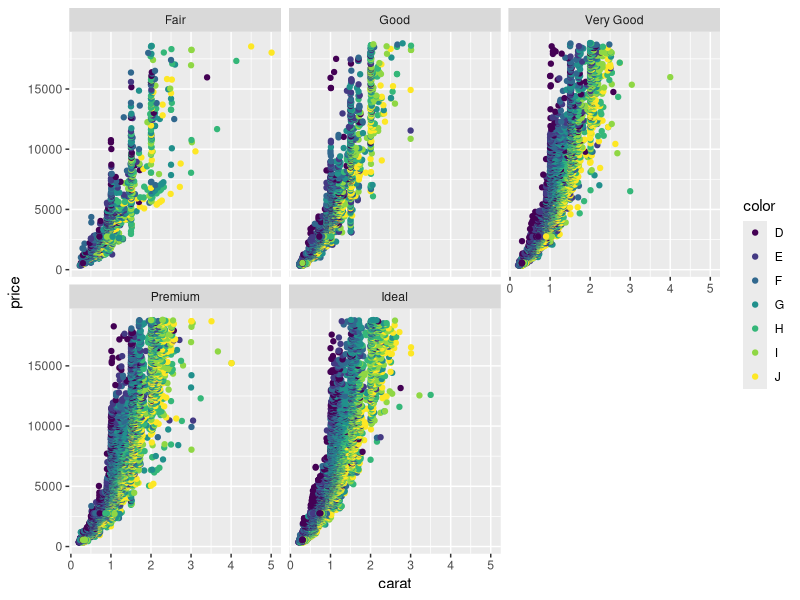
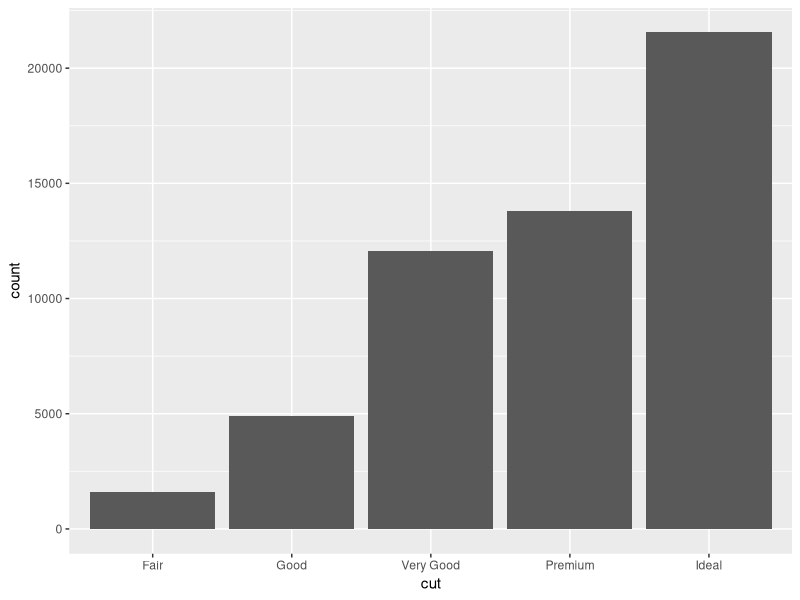
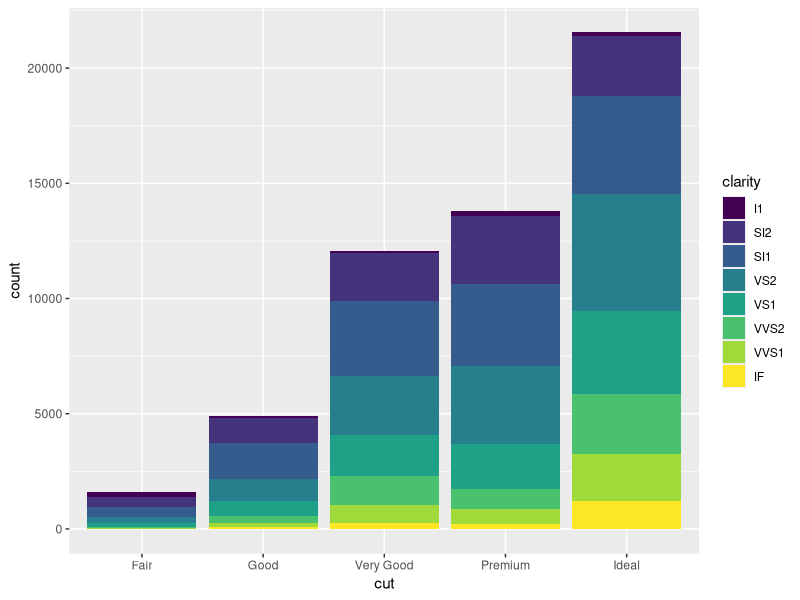
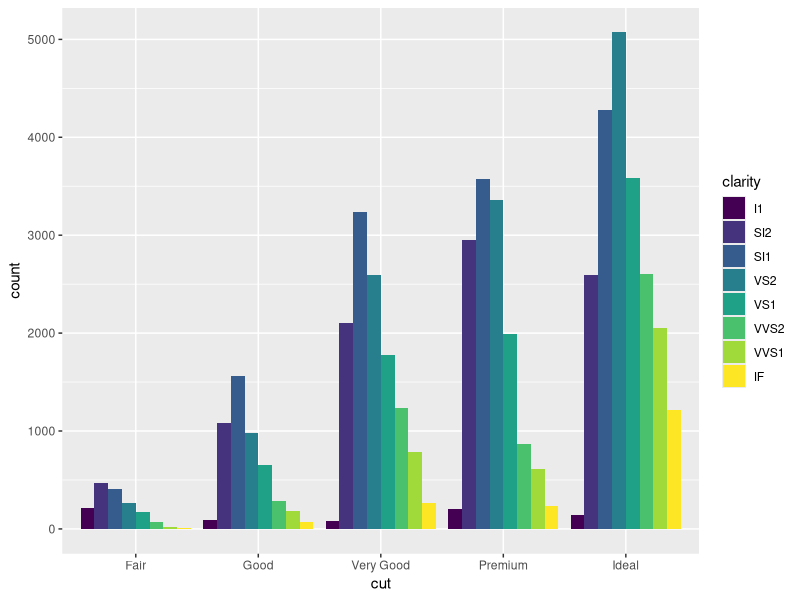
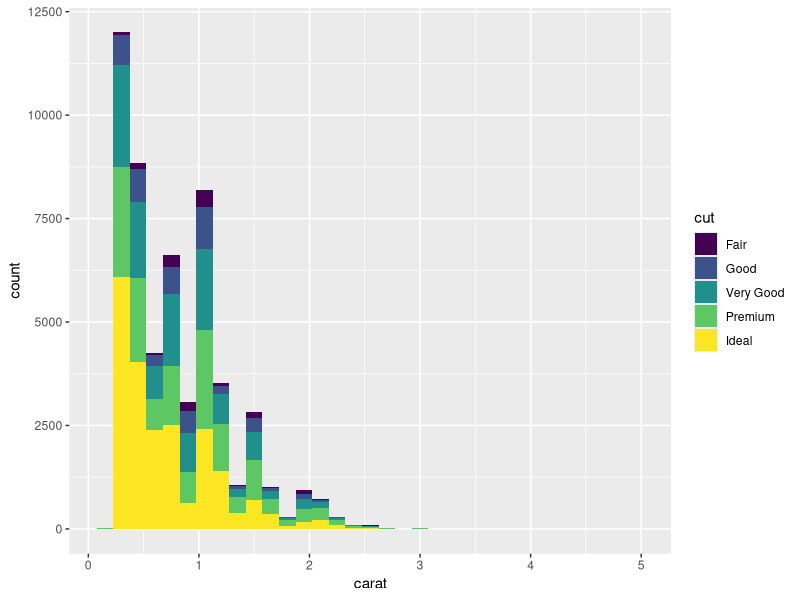
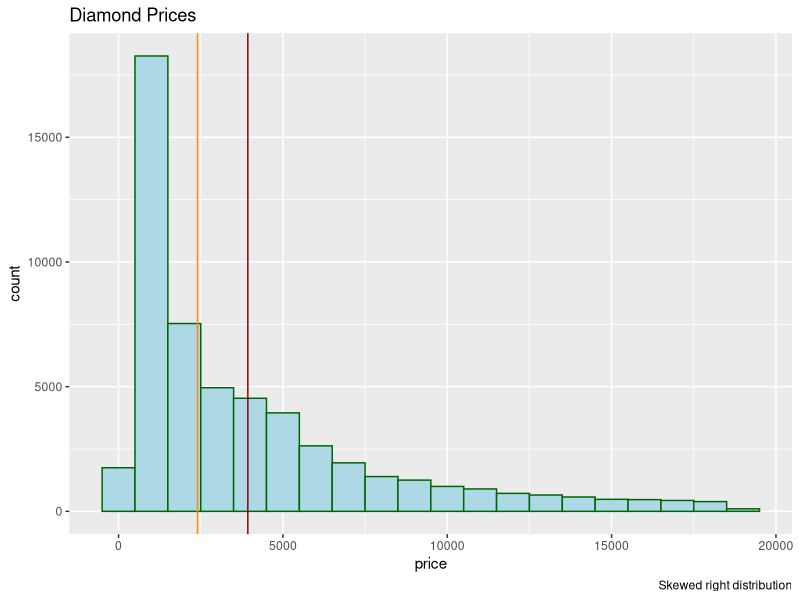
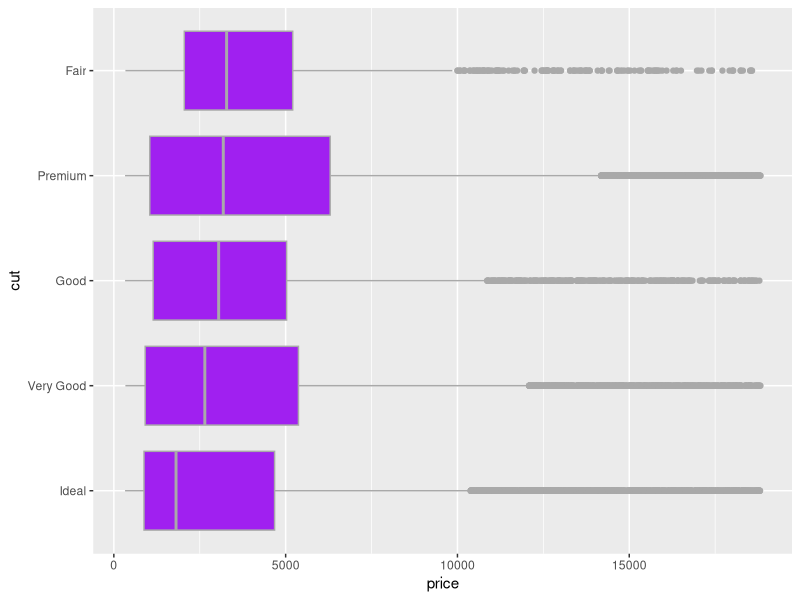
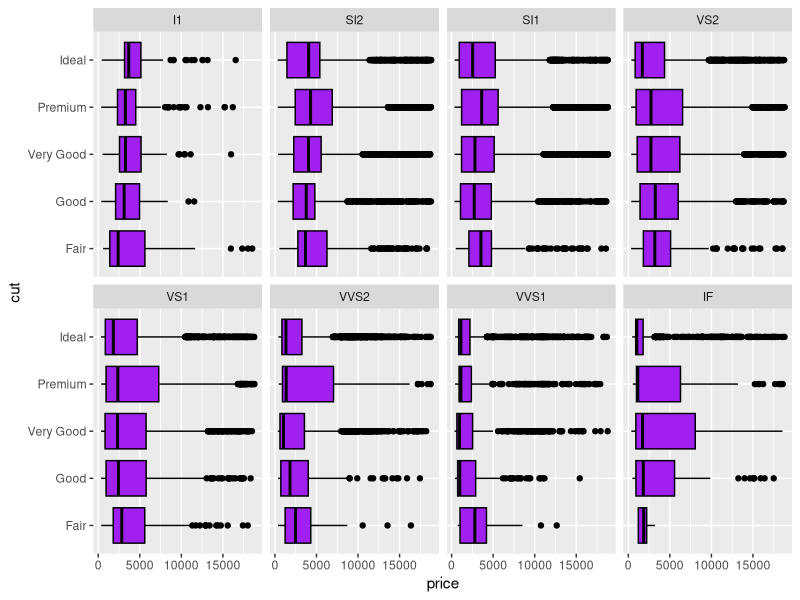

Source code (R) for these figures, in order: (Note: this script raises an error after producing the figures.)
## ---- chunk 1
knitr::opts_chunk$set(fig.path='Figs/', warning=FALSE, message=FALSE, dev = "png", comment = NA)
## ---- chunk 2
library(ggplot2)
str(diamonds)
## ---- chunk 3
diamond.plot <- ggplot(data=diamonds, aes(x=carat, y=price, colour = color))
diamond.plot + geom_point() + facet_wrap(~cut)
## ---- chunk 4
diamond.bp <- ggplot(data = diamonds, mapping = aes(x = cut))
diamond.bp + geom_bar()
## ---- chunk 5
diamond.bp2 <- ggplot(data = diamonds, mapping = aes(x = cut, fill = clarity))
diamond.bp2 + geom_bar()
## ---- chunk 6
diamond.bp2 + geom_bar(position = "dodge")
## ---- chunk 7
ggplot(data = diamonds, mapping = aes(x = carat, fill = cut)) + geom_histogram(binwidth = 0.15)
## ---- chunk 8
ggplot(data = diamonds, mapping = aes(x = price)) + 
  geom_histogram(binwidth = 1000, fill = "lightblue", color = "darkgreen") + 
  geom_vline(xintercept = mean(diamonds$price), color = "darkred") +    
  geom_vline(xintercept = median(diamonds$price), color = "darkorange") + 
  labs(title = "Diamond Prices", caption = "Skewed right distribution")
## ---- chunk 9
ggplot(data = diamonds, 
       mapping = aes(x = reorder(cut, price, FUN = median), y = price)) +
  geom_boxplot(color = "darkgrey", fill = "purple") + coord_flip() +
  labs(x = "cut")
## ---- chunk 10
ggplot(data = diamonds, mapping = aes(x = cut, y = price)) + 
  geom_boxplot(color = "black", fill = "purple") + coord_flip() +
  facet_wrap(~clarity, nrow = 2)
## ---- chunk 11
diamonds.median <- aggregate(formula = price ~ color + cut, 
                             data = diamonds, FUN = median)
str(diamonds.median)
## ---- chunk 12
ggplot(data = diamonds.median, mapping = aes(x = color, y = cut, fill = price)) +
  geom_raster() +
  labs(title = "Heatmap for the median price of diamonds")
## ---- chunk 13
diamonds.median2 <- aggregate(formula = price ~ color + cut + clarity, 
                              data = diamonds, FUN = median)
str(diamonds.median2)
## ---- chunk 14
ggplot(data = diamonds.median2, mapping = aes(x = color, y = cut, fill = price)) +
  geom_raster() + 
  facet_wrap(~clarity, nrow = 2) + 
  labs(title = "Heatmap for the median price of diamonds")
## ---- chunk 15
# generate 1000000 random variables from two normal distributions
x <- rnorm(1000000, mean = 0, sd = 1)
y <- rnorm(1000000, mean = 3, sd = 2)

# create a data frame
norm_df <- data.frame(value = c(x, y), norm = rep(c("x", "y"), each = 1000000))

# plot the densities
ggplot(data = norm_df, aes(x = value, fill = norm)) + 
  geom_density(alpha = 0.50) +
  labs(x = "Value", y = "Density", 
       title = "Normal probability density functions")+
  theme_bw() +
  scale_fill_discrete(name = "",
                      breaks = c("x", "y"),
                      labels = c("Normal(0, 1)", "Normal(3, 2)"))
